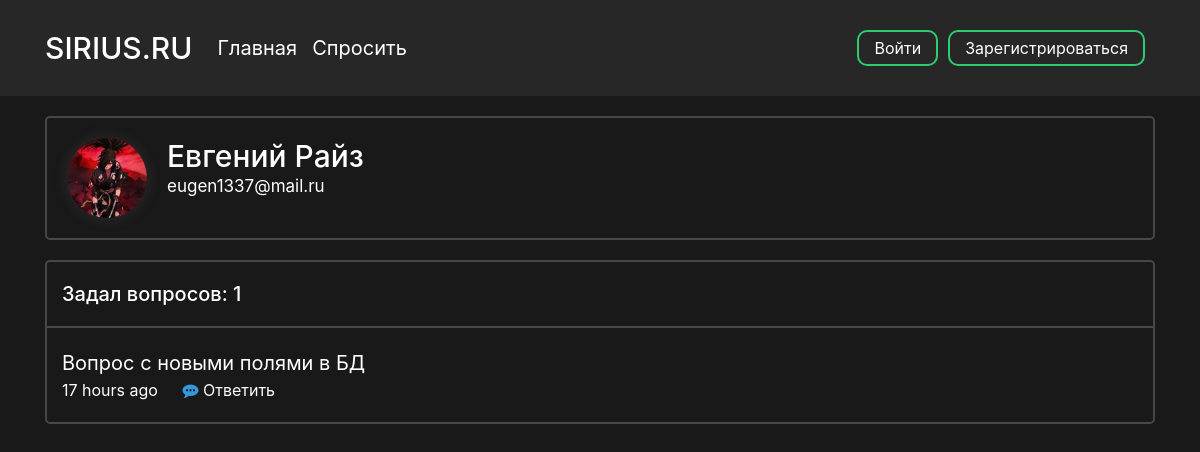
The app's page /profile/1 with its own data.
### data/users.py (models this page shows, shortened)
class User(SqlAlchemyBase, UserMixin):
    __tablename__ = 'users'
    id = sqlalchemy.Column(sqlalchemy.Integer,
                           primary_key=True, autoincrement=True)
    surname = sqlalchemy.Column(sqlalchemy.String, nullable=True)
    name = sqlalchemy.Column(sqlalchemy.String, nullable=True)
    image_file = sqlalchemy.Column(sqlalchemy.String, nullable=False, default='default.jpg')
    age = sqlalchemy.Column(sqlalchemy.Integer, nullable=True)
    country = sqlalchemy.Column(sqlalchemy.String, nullable=True)
    city = sqlalchemy.Column(sqlalchemy.String, nullable=True)
    email = sqlalchemy.Column(sqlalchemy.String,
                              index=True, unique=True, nullable=True)
    hashed_password = sqlalchemy.Column(sqlalchemy.String, nullable=True)
    registration_date = sqlalchemy.Column(sqlalchemy.DateTime,
                                      default=datetime.datetime.utcnow)
    def get_questions(self):
        from .db_session import create_session
        from .questions import Question
        db_sess = create_session()
        questions = db_sess.query(Question).filter(Question.user_id == self.id).all()
        return questions

### data/questions.py (models this page shows)
class Question(SqlAlchemyBase):
    __tablename__ = 'questions'
    id = sqlalchemy.Column(sqlalchemy.Integer,
                           primary_key=True, autoincrement=True)
    title = sqlalchemy.Column(sqlalchemy.String)
    text = sqlalchemy.Column(sqlalchemy.String)
    user_id = sqlalchemy.Column(sqlalchemy.Integer,
                                sqlalchemy.ForeignKey("users.id"))
    user = orm.relation('User')
    created_date = sqlalchemy.Column(sqlalchemy.DateTime,
                                      default=datetime.datetime.utcnow)
    def get_answers(self):
        from data import db_session
        db_sess = db_session.create_session()
        answers= db_sess.query(Answer).filter(Answer.question_id == self.id).all()
        return answers

### main.py (the view, shortened to what this page needs)
@app.route('/profile/<int:profile_id>', methods=['GET', 'POST'])
def profile_page(profile_id):
    form = UpdateProfileForm()
    db_sess = db_session.create_session()
    return render_template(
        'profile.html',
        user=load_user(profile_id),
        form=form
    )

### data/db_session.py (called while the page is built)
def create_session() -> Session:
    global __factory
    return __factory()

### main.py (called while the page is built)
@manager.user_loader
def load_user(user_id):
    db_sess = db_session.create_session()
    user = db_sess.query(User).filter(User.id == user_id).first()
    return user

### templates/profile.html (shortened to what this page needs)
<head>
    <link rel="stylesheet" type="text/css" href="{{ url_for('static', filename='css/profile.css')}}">
</head>
{% extends "base.html" %}
{% block content %}
<div class="profile-block">
        <div class="profile-info">
            <img src="{{ url_for('static', filename='images/profile_pics/' + user.image_file) }}" alt="" class="profile_picture">
            <div class="info">
                <h3 class="name">{{ user.name }} {{ user.surname}}</h3>
                <p class="email">{{ user.email }}</p>
            </div>
        </div>
    </div>
<div class="user-questions">
    {% set questions = user.get_questions() %}
    <div class="question-count-wrapper">
        <div class="question-count">
            <h5 class="counter">Задал вопросов: {{ questions|length }}</h5>
        </div>
    </div>
    <div class="questions">
        {% for item in questions %}
            <div class="question-block-wrapper">
                <div class="question-block">
                    <p class="question-title"><a href="{{ url_for('question_page', question_id = item.id) }}">{{ item.title }}</a></p>
                    <p class="created_time">{{ moment(item.created_date).fromNow(refresh=True) }}</p>
                    <p class="answers">
                        {% set answer_count = item.get_answers()|length %}
                        {% if answer_count == 0 %}
                        <a href="{{ url_for('question_page', question_id = item.id) }}">
                            <i class="fa fa-commenting answer-icon" aria-hidden="true"></i>
                            Ответить
                        </a>
                        {% else %}
                        <a href="{{ url_for('question_page', question_id = item.id) }}">
                            <i class="fa fa-commenting answer-icon" aria-hidden="true"></i>
                            {{ item.get_answers()|length }} ответов
                        </a>
                        {% endif %}
                    </p>
                </div>
            </div>
        {% endfor %}
    </div>
</div>
{% endblock %}

### static/css/profile.css (style rules this page uses)
.profile-block, .user-questions { border: 2px solid rgba(255, 255, 255, 0.2); border-radius: 5px; -webkit-background-clip: padding-box; background-clip: padding-box; }
.profile-block { margin-bottom: 20px; }
.profile-info { padding: 20px; display: flex; align-items: flex-start; }
.profile_picture { width: 80px; border-radius: 50%; margin-right: 20px; -webkit-box-shadow: 0px 0px 15px 0px rgba(150, 150, 150, 0.17); -moz-box-shadow: 0px 0px 15px 0px rgba(150, 150, 150, 0.17); box-shadow: 0px 0px 15px 0px rgba(150, 150, 150, 0.17); }
.info { display: inline-flex; flex-flow: column; }
.name { font-size: 30px; display: inline; margin: 0; }
.email { font-size: 17px; display: inline; }
.user-questions { margin-bottom: 15px; }
.question-count { padding: 20px 15px; }
.counter { margin: 0; }
.question-block-wrapper:after, .question-block-wrapper:first-child:before { content: ''; display: block; height: 2px; background: rgba(255, 255, 255, 0.2); margin: 0px }
.question-block-wrapper:last-child:after { content: none; }
.question-block { padding: 20px 15px; }
.question-title { font-size: 20px; }
.created_time { display: inline; margin-right: 20px }
.answers { display: inline; }
.answer-icon { color: #3498db; }

### static/css/base.css (style rules this page uses)
html { color: #ffffff }
body { background-color: #191919 !important; color: #ffffff }
a { color: #ffffff; }
p { margin: 0px; }

### records on screen
User: image_file (picture), name "Евгений", surname "Райз", email "eugen1337@mail.ru"
Question: title "Вопрос с новыми полями в БД", created_date "17 hours ago"

### other values on screen
{{ questions|length }} "1"
